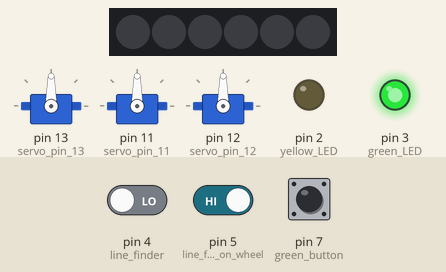
The sketch below on a simulated Arduino Uno, built with avr-gcc and run on an emulated ATmega328P. Parts: 6 RGB LEDs in strip order, left to right, 3 × servo, output pins drawn as LEDs (lit = HIGH). Inputs (shaded band) come from the test bench; at power-on: pin 7 (green_button) LOW, pin 4 (line_finder) LOW, pin 5 (line_finder_on_wheel) HIGH.

Above: at 0.9 s.
1.0 s: pin 7 (green_button) pulled HIGH for 0.15 s
At 1.3 s:
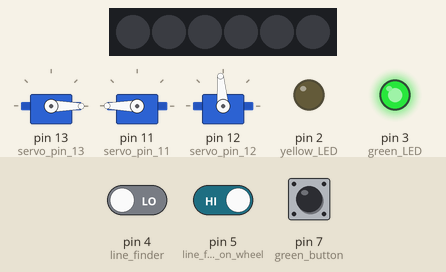
2.6 s: pin 4 (line_finder) driven HIGH
At 3.7 s:
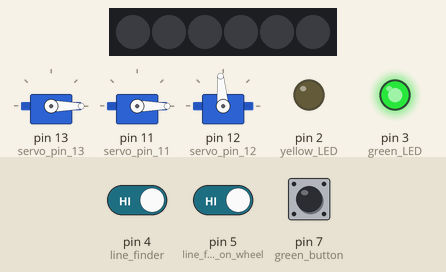
4.1 s: pin 4 (line_finder) driven LOW
At 4.8 s:
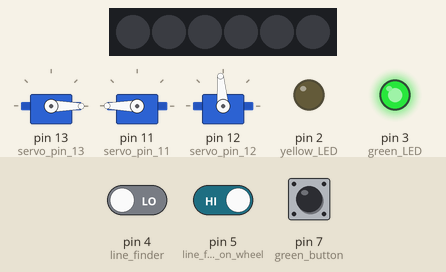
Timing chart, 0 to 7.1 s (numbered marks = the images above; inputs shaded):
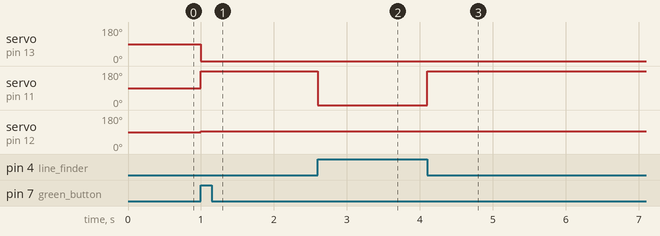

The sketch:

TechShopBot-HowlProwl-2019.ino
```cpp
// originally TechShopBot-line-follower-Zitzman.abp (ArduBlock)

#include <Adafruit_NeoPixel.h>
#include <Servo.h>
#include <EnableInterrupt.h>

Adafruit_NeoPixel strip_pin6 = Adafruit_NeoPixel(6,6, NEO_GRB + NEO_KHZ800);
int _ABVAR_1_Pixel = 0 ;
int _ABVAR_2_Color = 0 ;
int EncoderCount = 0;
bool EncoderState = false;
bool LineColorIsBlack = false;
// unsigned long _ABVAR_3_Time2 = 0UL ;
// unsigned long _ABVAR_4_Time3 = 0UL ;
unsigned long LineColorTimer = 0UL;
unsigned long mainTimer = 0UL;
Servo servo_pin_13;
Servo servo_pin_11;
Servo servo_pin_12; // shooter

#define CH2_PIN A1
uint16_t pwm_value_ch2 = 0; // shoot signal

#define ENCODER_COUNT_FOR_OFF_LINE 4
#define ENCODER_COUNT_FOR_BACKUP 18
#define ENCODER_COUNT_FOR_FORWARD_AGAIN  32
#define ENCODER_COUNT_FOR_PAUSE 19

// see http://blog.mired.org/2015/10/a-close-look-at-pwm-input.html
// pwm value range: 1016 to 2024, middle is 1516
void change_ch2() { // read radio signal
  static unsigned long prev_time_ch2 = 0;
  if (digitalRead(CH2_PIN))
    prev_time_ch2 = micros();
  else
    pwm_value_ch2 = micros() - prev_time_ch2;
}

void ResetEncoder() {
  EncoderState = digitalRead(5); // line finder on wheel
  EncoderCount = 0;
}

void CheckEncoder() {
  int currentState = digitalRead(5); // line finder on wheel
  if (EncoderState != currentState) {  // state has changed, bump count
    EncoderCount++;
    EncoderState = currentState;
  }
}

void CheckJoystickAndShoot() {
  uint16_t pwmin2;
  //noInterrupts();
  pwmin2 = pwm_value_ch2 ;
  //interrupts();
  if (pwmin2 > 1800) {
    servo_pin_12.write( 0 ); // shoot
  } else if (pwmin2 < 1200 && pwmin2 > 200) {
    servo_pin_12.write( 0 ); // shoot
  } else {
    servo_pin_12.write( 95 ); // don't shoot 95
  }
}

void CheckForLineColorSwitch() {
  while (!digitalRead(7)) {  // while green button is held down
    if (millis() > LineColorTimer + 1000) { // green button held down for 1 sec after start
      // flip color
      LineColorIsBlack = !LineColorIsBlack;
      digitalWrite( 2 , LineColorIsBlack ); // yellow LED
      LineColorTimer = millis(); // reset timer
    }
  }
}

void setup()
{
  pinMode( 4 , INPUT); // line finder
  pinMode( 5 , INPUT); // line finder on wheel
  pinMode( 7 , INPUT); // green button
  pinMode(2, OUTPUT); // yellow LED
  pinMode(3, OUTPUT); // green LED
  strip_pin6.begin();
  strip_pin6.show();
  servo_pin_13.attach(13);
  servo_pin_11.attach(11);
  servo_pin_12.attach(12);

  _ABVAR_1_Pixel = 0 ;
  _ABVAR_2_Color = 0 ;

  digitalWrite( 3 , LOW ); // green LED
  digitalWrite( 2 , LOW ); // yellow LED

  while ( digitalRead(7) ) // while waiting for green button press, play neo-pixels
  {
    _ABVAR_1_Pixel = ( ( _ABVAR_1_Pixel + 1 ) % 6 ) ;
    if (( ( _ABVAR_1_Pixel ) == ( 0 ) ))
    {
      _ABVAR_2_Color = ( ( _ABVAR_2_Color + 20 ) % 255 ) ;
    }
    strip_pin6.setPixelColor(_ABVAR_1_Pixel,( ( 255 - _ABVAR_2_Color ) % 255 ) ,0 ,_ABVAR_2_Color );
    strip_pin6.show();
    delay( 100 );
    CheckJoystickAndShoot();
  } // waiting for green button


  for (_ABVAR_1_Pixel= 1; _ABVAR_1_Pixel<= ( 6 ); _ABVAR_1_Pixel++ ) // turn off neopixels
  {
    strip_pin6.setPixelColor(( _ABVAR_1_Pixel - 1 ),0 ,0 ,0 );
    strip_pin6.show();
  }

  delay( 100 );
  // _ABVAR_3_Time2 = millis() ;
  // _ABVAR_4_Time3 = 0 ;
  LineColorTimer = millis();
  ResetEncoder();
  digitalWrite( 3 , HIGH ); // green LED

  // check for switch between black line and white line
  CheckForLineColorSwitch();
}

void loop()
{

  // check encoder for state change
  CheckEncoder();

  if (EncoderCount > ENCODER_COUNT_FOR_PAUSE)
  {
    servo_pin_13.write( 93 ); // stop mid-line so driver can shoot
    servo_pin_11.write( 90 );
    for (_ABVAR_1_Pixel= 1; _ABVAR_1_Pixel<= ( 6 ); _ABVAR_1_Pixel++ )
    {
      strip_pin6.setPixelColor(( _ABVAR_1_Pixel - 1 ),255 ,0 ,0 ); // lights red
      strip_pin6.show();
    }
    mainTimer = millis(); // reset timer
    while (millis() < mainTimer + 3000) { // pause driving for 3 seconds, but monitor joystick
      CheckJoystickAndShoot();
    }
    for (_ABVAR_1_Pixel= 1; _ABVAR_1_Pixel<= ( 6 ); _ABVAR_1_Pixel++ )
    {
      strip_pin6.setPixelColor(( _ABVAR_1_Pixel - 1 ),0 ,0 ,0 ); // lights off
      strip_pin6.show();
    }
    ResetEncoder() ;
  }
  else  // not pausing to shoot
  {
    if (digitalRead(4) == LineColorIsBlack)  // check line finder
    {
      servo_pin_11.write( 180 );  // turn line-left when on line
      servo_pin_13.write( 0 );  // go line-forward when on line
    }
    else // not on line
    {
        // check how long we've been off line, using encoder counts
        if (EncoderCount > ENCODER_COUNT_FOR_FORWARD_AGAIN) {
          servo_pin_13.write( 0 );  // second: go line-forward again
        } else if (EncoderCount > ENCODER_COUNT_FOR_BACKUP) {
          servo_pin_13.write( 180 );  // first: go line-backward
        } else if (EncoderCount > ENCODER_COUNT_FOR_OFF_LINE) {
          servo_pin_13.write( 0 ); // not on line, continue driving forward for a while
        } else { // main mode: go line-forward
          servo_pin_13.write( 0 );  // main mode: go line-forward
        }
      servo_pin_11.write( 0 );  // turn line-right when off line
    }
  } // not paused to shoot

  // shoot according to radio signal
  CheckJoystickAndShoot();


} // loop
```

Measured:
- after the input at 1.0 s, pin 2 (yellow_LED): stays LOW (without the input it goes to HIGH after 0.10 s); servo on pin 13 (servo_pin_13): 90° → 0° at once; servo on pin 11 (servo_pin_11): 90° → 180° at once; servo on pin 12 (servo_pin_12): 90° → 95° at once
- after the input at 2.6 s, servo on pin 11 (servo_pin_11): 180° → 0° at once
- after the input at 4.1 s, servo on pin 11 (servo_pin_11): 0° → 180° at once
